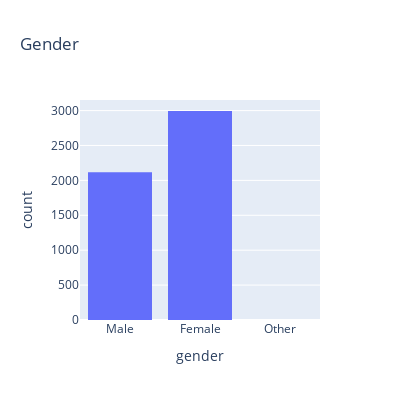

This figure's notebook cell:
### Markdown cell above
<h2>Let's work on Categorical Features</h2>

### Code cell
fig = px.histogram(df, x="gender", title='Gender', width=400, height=400)
fig.show()

### Figure 1 — Plotly figure (JSON) as saved in the notebook; plotly's stock layout.template omitted (floating-point values rounded to 4 significant figures; data arrays with more than 128 entries replaced by an {"elided": "..."} marker saying what was removed)
{"data": [{"alignmentgroup": "True", "bingroup": "x", "hovertemplate": "gender=%{x}<br>count=%{y}<extra></extra>", "legendgroup": "", "marker": {"color": "#636efa", "pattern": {"shape": ""}}, "name": "", "offsetgroup": "", "orientation": "v", "showlegend": false, "type": "histogram", "x": {"elided": "5110 str values"}, "xaxis": "x", "yaxis": "y"}], "layout": {"barmode": "relative", "height": 400, "legend": {"tracegroupgap": 0}, "title": {"text": "Gender"}, "width": 400, "xaxis": {"anchor": "y", "domain": [0, 1], "title": {"text": "gender"}}, "yaxis": {"anchor": "x", "domain": [0, 1], "title": {"text": "count"}}}}
